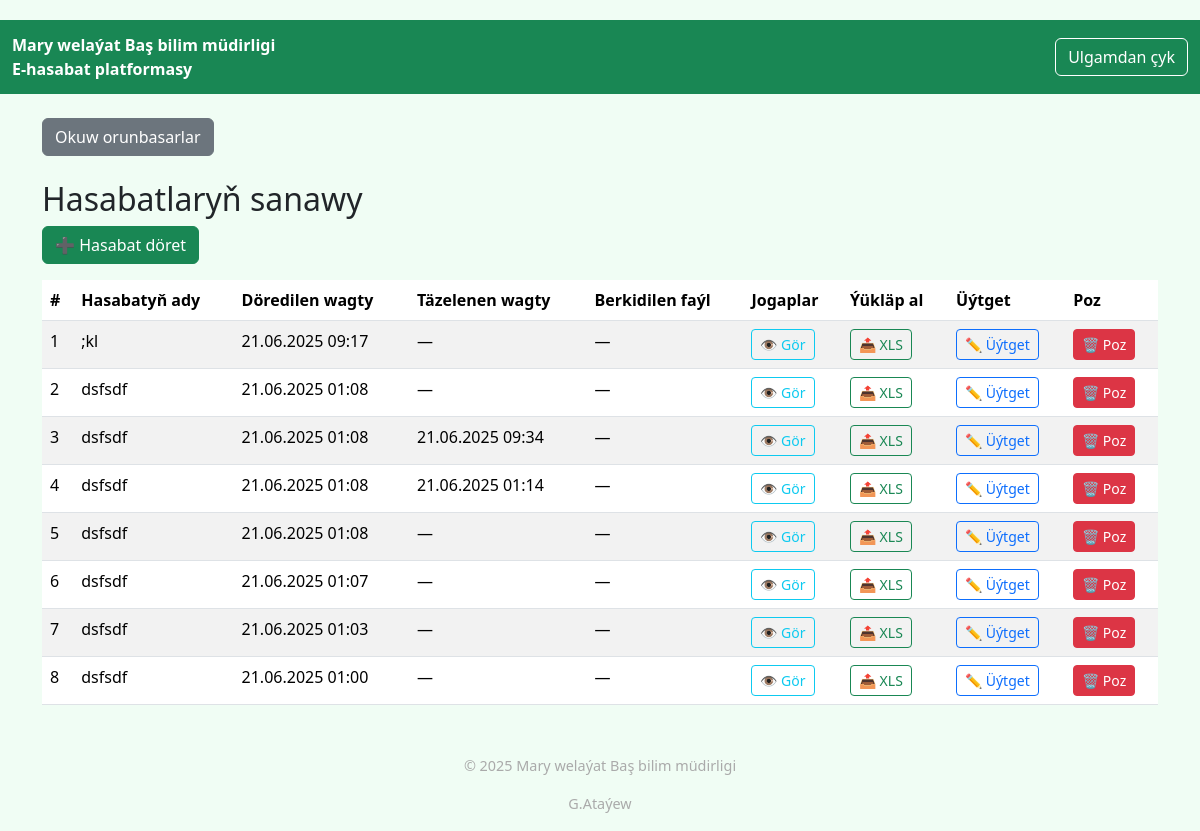
The page /dashboard (signed in) on the database its author committed.
### app.py (models this page shows)
class ReportForm(db.Model):
    id = db.Column(db.Integer, primary_key=True)
    title = db.Column(db.String(200), nullable=False)
    created_at = db.Column(db.DateTime, default=datetime.utcnow)
    updated_at = db.Column(db.DateTime, default=datetime.utcnow, onupdate=datetime.utcnow)
    filename = db.Column(db.String(200))
    questions = db.relationship('ReportQuestion', backref='form', lazy=True)
    answers = db.relationship('ReportAnswer', backref='form', lazy=True)

### app.py (the view)
@app.route('/dashboard')
def dashboard():
    if 'user_id' not in session or session.get('role') != 'admin':
        return redirect(url_for('login'))
    forms = ReportForm.query.order_by(ReportForm.created_at.desc()).all()
    last_answers = {}
    for form in forms:
        last_answer = db.session.query(func.max(ReportAnswer.updated_at))\
            .filter(ReportAnswer.form_id == form.id).scalar()
        last_answers[form.id] = last_answer
    return render_template('admin_dashboard.html', forms=forms, last_answers=last_answers)

### app.py (called while the page is built)
@app.template_filter('localtime')
def localtime_filter(dt):
    if dt is None:
        return ''
    return (dt + timedelta(hours=5)).strftime('%d.%m.%Y %H:%M')

@app.before_request
def log_request_info():
    app.logger.debug(f"Request: {request.method} {request.url}")
    app.logger.debug(f"Headers: {request.headers}")
    app.logger.debug(f"Body: {request.get_data()}")

### templates/admin_dashboard.html (shortened to what this page needs)
{% extends "base.html" %}
{% block content %}
<div class="mb-4">
  <a href="{{ url_for('admin_users') }}" class="btn btn-secondary">Okuw orunbasarlar</a>
</div>
<h2>Hasabatlaryň sanawy</h2>
<a href="{{ url_for('add_form') }}" class="btn btn-success mb-3">➕ Hasabat döret</a>
<table class="table table-striped">
  <thead>
    <tr>
      <th>#</th>
      <th>Hasabatyň ady</th>
      <th>Döredilen wagty</th>
      <th>Täzelenen wagty</th>
      <th>Berkidilen faýl</th>
      <th>Jogaplar</th>
      <th>Ýükläp al</th>
      <th>Üýtget</th>
      <th>Poz</th>
    </tr>
  </thead>
  <tbody>
    {% for form in forms %}
      <tr>
        <td>{{ loop.index }}</td>
        <td>{{ form.title }}</td>
        <td>{{ form.created_at | localtime }}</td>
        <td>
          {% if last_answers.get(form.id) %}
            {{ last_answers[form.id] | localtime }}
          {% else %}
            —
          {% endif %}
        </td>
        <td>
          {% if form.filename %}
            <a href="{{ url_for('form_file', filename=form.filename) }}" target="_blank">📎 ýükle</a>
          {% else %}
            —
          {% endif %}
        </td>
        <td>
          <a href="{{ url_for('view_form_answers', form_id=form.id) }}" class="btn btn-sm btn-outline-info">👁 Gör</a>
        </td>
        <td>
          <a href="{{ url_for('export_form', form_id=form.id) }}" class="btn btn-sm btn-outline-success">📤 XLS</a>
        </td>
        <td>
          <a href="{{ url_for('edit_form', form_id=form.id) }}" class="btn btn-sm btn-outline-primary">✏️ Üýtget</a>
        </td>
        <td>
          <form method="post" action="{{ url_for('delete_form', form_id=form.id) }}" onsubmit="return confirm('Удалить форму?');">
            <button type="submit" class="btn btn-sm btn-danger">🗑 Poz</button>
          </form>
        </td>
      </tr>
    {% endfor %}
  </tbody>
</table>
{% endblock %}

### templates/base.html (style rules this page uses)
body { background-color: #f0fdf4; padding-top: 20px; }

### rows shown on the page
ReportForm: title ";kl", created_at "21.06.2025 09:17"
ReportForm: title "dsfsdf", created_at "21.06.2025 01:08"
ReportForm: title "dsfsdf", created_at "21.06.2025 01:08", id "21.06.2025 09:34"
ReportForm: title "dsfsdf", created_at "21.06.2025 01:08", last_answers "21.06.2025 01:14"
ReportForm: title "dsfsdf", created_at "21.06.2025 01:08"
ReportForm: title "dsfsdf", created_at "21.06.2025 01:07"
ReportForm: title "dsfsdf", created_at "21.06.2025 01:03"
ReportForm: title "dsfsdf", created_at "21.06.2025 01:00"
